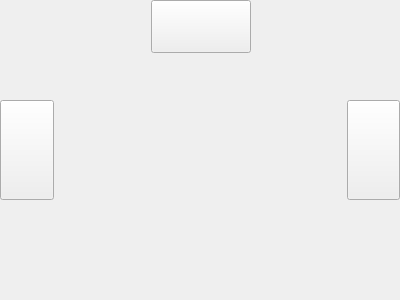
<?xml version="1.0" encoding="UTF-8"?>
<ui version="4.0">
 <class>SetsView</class>
 <widget class="QWidget" name="SetsView">
  <property name="geometry">
   <rect>
    <x>0</x>
    <y>0</y>
    <width>400</width>
    <height>300</height>
   </rect>
  </property>
  <property name="windowTitle">
   <string>Form</string>
  </property>
  <property name="styleSheet">
   <string notr="true">/* Collection info button (left)*/
#collectionInfoButton {
	border-image: url(:/virtaus/images/resources/buttons/half_button_right.png);
	text-align: left;
	padding-left: 5px;
}

#collectionInfoButton:hover {
	border-image: url(:/virtaus/images/resources/buttons/half_button_hover_right.png);
	text-align: left;
	padding-left: 5px;
}

#collectionInfoButton:pressed {
	border-image: url(:/virtaus/images/resources/buttons/half_button_pressed_right.png);
	text-align: left;
	padding-left: 5px;
}


/* Collections button (top) */
#collectionsButton {
	border-image: url(:/virtaus/images/resources/buttons/half_button_bottom.png);
	text-align: center;
	padding-bottom: 13px;
}

#collectionsButton:hover {
	border-image: url(:/virtaus/images/resources/buttons/half_button_hover_bottom.png);
	text-align: center;
	padding-bottom: 13px;
}

#collectionsButton:pressed {
	border-image: url(:/virtaus/images/resources/buttons/half_button_pressed_bottom.png);
	text-align: center;
	padding-bottom: 13px;
}

/* Categories button (right) */
#categoriesButton {
	border-image: url(:/virtaus/images/resources/buttons/half_button_left.png);
	text-align: right;
	padding-right: 5px;
}

#categoriesButton:hover {
	border-image: url(:/virtaus/images/resources/buttons/half_button_hover_left.png);
	text-align: right;
	padding-right: 5px;
}

#categoriesButton:pressed {
	border-image: url(:/virtaus/images/resources/buttons/half_button_pressed_left.png);
	text-align: right;
	padding-right: 5px;
}
</string>
  </property>
  <layout class="QGridLayout" name="gridLayout">
   <property name="leftMargin">
    <number>0</number>
   </property>
   <property name="topMargin">
    <number>0</number>
   </property>
   <property name="rightMargin">
    <number>0</number>
   </property>
   <property name="bottomMargin">
    <number>0</number>
   </property>
   <property name="spacing">
    <number>20</number>
   </property>
   <item row="0" column="2">
    <widget class="QPushButton" name="collectionsButton">
     <property name="minimumSize">
      <size>
       <width>100</width>
       <height>53</height>
      </size>
     </property>
     <property name="icon">
      <iconset resource="resources.qrc">
       <normaloff>:/virtaus/images/resources/arrow_up.png</normaloff>:/virtaus/images/resources/arrow_up.png</iconset>
     </property>
     <property name="iconSize">
      <size>
       <width>24</width>
       <height>24</height>
      </size>
     </property>
    </widget>
   </item>
   <item row="0" column="3">
    <spacer name="hspacer2">
     <property name="orientation">
      <enum>Qt::Horizontal</enum>
     </property>
     <property name="sizeHint" stdset="0">
      <size>
       <width>40</width>
       <height>20</height>
      </size>
     </property>
    </spacer>
   </item>
   <item row="0" column="1">
    <spacer name="hspacer">
     <property name="orientation">
      <enum>Qt::Horizontal</enum>
     </property>
     <property name="sizeHint" stdset="0">
      <size>
       <width>40</width>
       <height>20</height>
      </size>
     </property>
    </spacer>
   </item>
   <item row="1" column="1" colspan="3">
    <widget class="CoverArtWidget" name="cover" native="true"/>
   </item>
   <item row="2" column="1" colspan="3">
    <spacer name="verticalSpacer">
     <property name="orientation">
      <enum>Qt::Vertical</enum>
     </property>
     <property name="sizeType">
      <enum>QSizePolicy::Fixed</enum>
     </property>
     <property name="sizeHint" stdset="0">
      <size>
       <width>20</width>
       <height>53</height>
      </size>
     </property>
    </spacer>
   </item>
   <item row="0" column="0" rowspan="3">
    <widget class="QPushButton" name="collectionInfoButton">
     <property name="minimumSize">
      <size>
       <width>54</width>
       <height>100</height>
      </size>
     </property>
     <property name="icon">
      <iconset resource="resources.qrc">
       <normaloff>:/virtaus/images/resources/info.svg</normaloff>:/virtaus/images/resources/info.svg</iconset>
     </property>
     <property name="iconSize">
      <size>
       <width>24</width>
       <height>24</height>
      </size>
     </property>
    </widget>
   </item>
   <item row="0" column="4" rowspan="3">
    <widget class="QPushButton" name="categoriesButton">
     <property name="minimumSize">
      <size>
       <width>53</width>
       <height>100</height>
      </size>
     </property>
    </widget>
   </item>
  </layout>
 </widget>
 <customwidgets>
  <customwidget>
   <class>CoverArtWidget</class>
   <extends>QWidget</extends>
   <header>widgets/cover-art-widget.h</header>
   <container>1</container>
  </customwidget>
 </customwidgets>
 <resources>
  <include location="resources.qrc"/>
 </resources>
 <connections>
  <connection>
   <sender>collectionInfoButton</sender>
   <signal>clicked()</signal>
   <receiver>SetsView</receiver>
   <slot>show_info()</slot>
   <hints>
    <hint type="sourcelabel">
     <x>26</x>
     <y>149</y>
    </hint>
    <hint type="destinationlabel">
     <x>199</x>
     <y>149</y>
    </hint>
   </hints>
  </connection>
  <connection>
   <sender>collectionsButton</sender>
   <signal>clicked()</signal>
   <receiver>SetsView</receiver>
   <slot>show_collections()</slot>
   <hints>
    <hint type="sourcelabel">
     <x>200</x>
     <y>26</y>
    </hint>
    <hint type="destinationlabel">
     <x>199</x>
     <y>149</y>
    </hint>
   </hints>
  </connection>
  <connection>
   <sender>categoriesButton</sender>
   <signal>clicked()</signal>
   <receiver>SetsView</receiver>
   <slot>show_categories()</slot>
   <hints>
    <hint type="sourcelabel">
     <x>373</x>
     <y>149</y>
    </hint>
    <hint type="destinationlabel">
     <x>199</x>
     <y>149</y>
    </hint>
   </hints>
  </connection>
 </connections>
 <slots>
  <slot>show_info()</slot>
  <slot>show_products()</slot>
  <slot>show_categories()</slot>
 </slots>
</ui>
